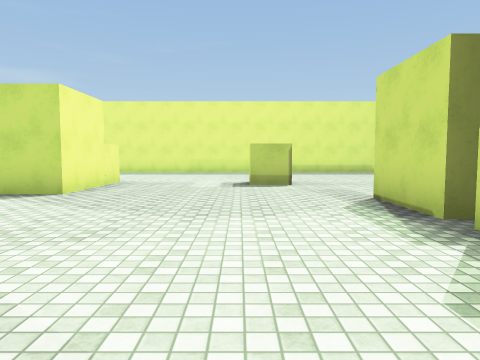
[1] (above)

20 first-person views from a walk through a 3-D level made in the Unity game engine. The camera is 1.4 m above the floor, tilts 4° down and sees 70° across. The floor is counted in squares, 2 m on a side. Each view is taken from the middle of a square. On the plan, view 1 faces up. The plan holds only what a view shows up to about 11 squares ahead; the rest is blank. Surface patterns are stand-ins for the level's own textures.

[2]
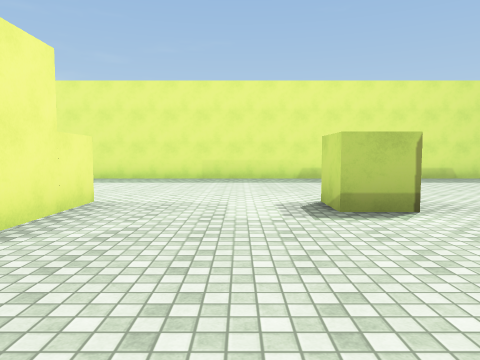

[3]
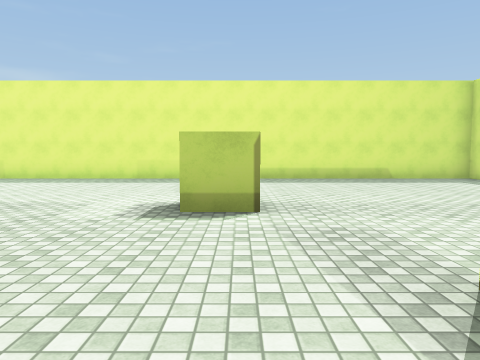

[4]
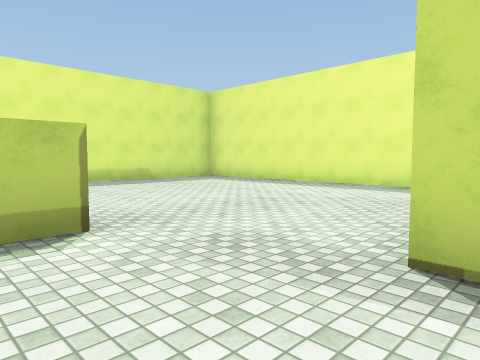

[5]
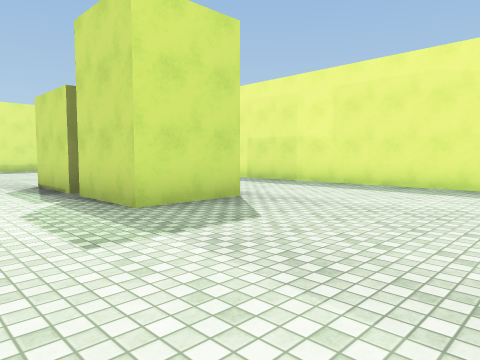

[6]
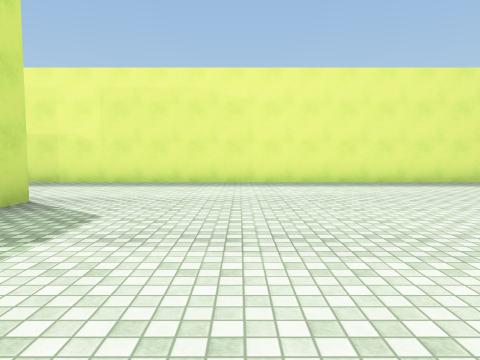

[7]
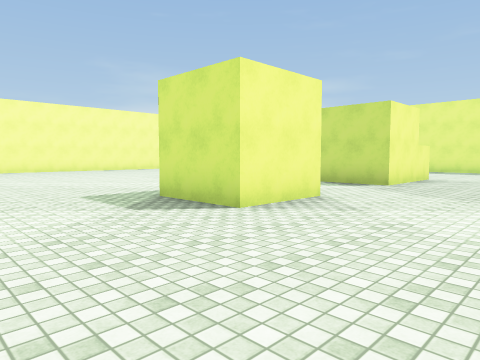

[8]
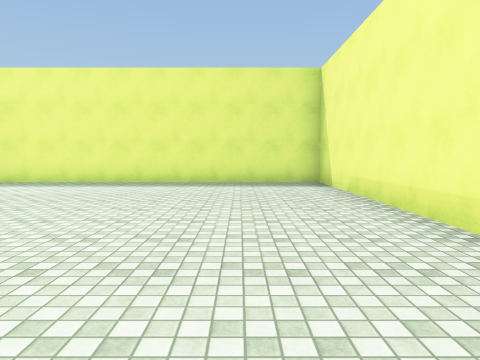

[9]
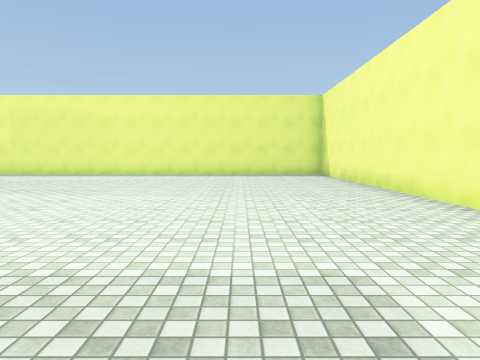

[10]
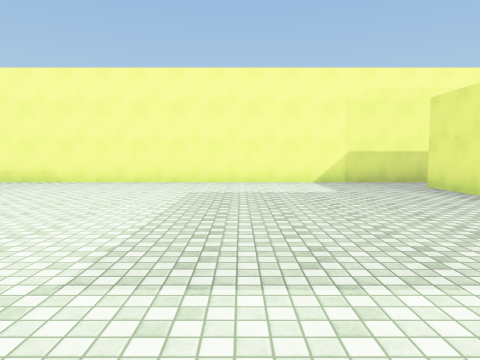

[11]
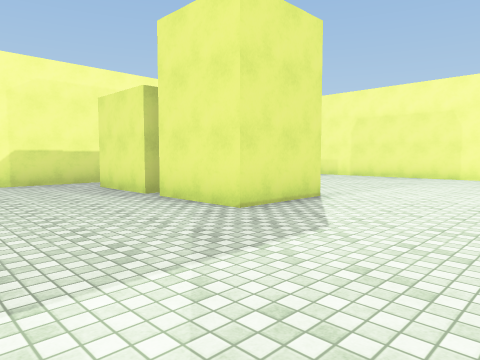

[12]
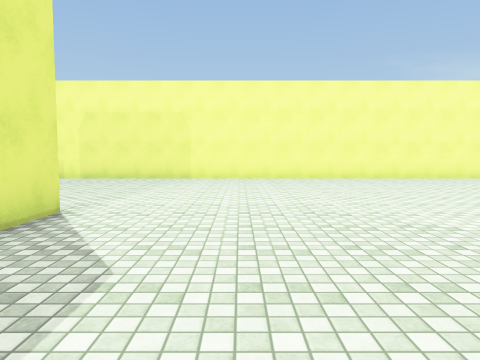

[13]
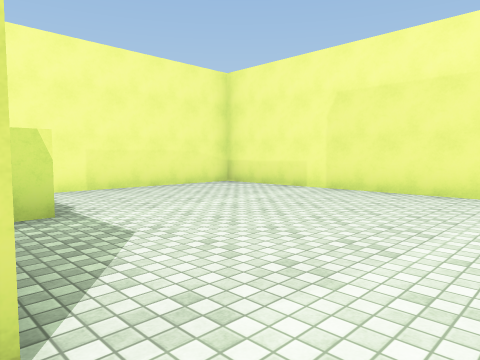

[14]
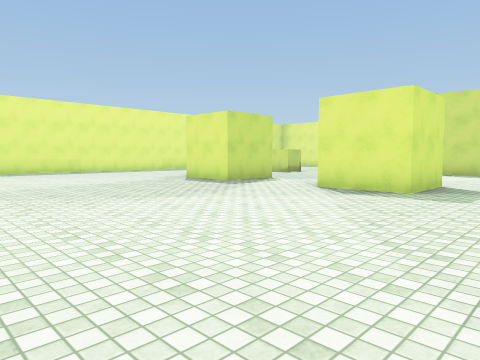

[15]
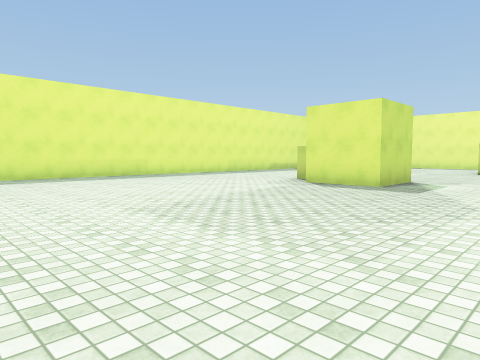

[16]
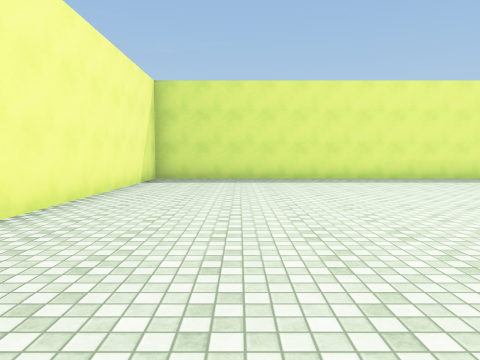

[17]
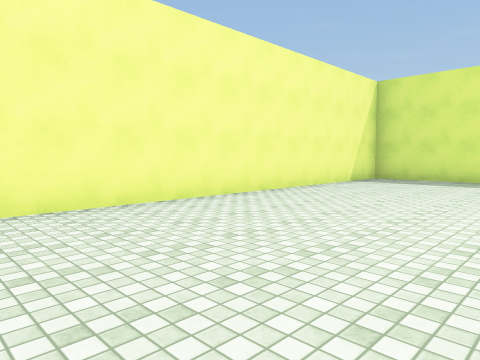

[18]
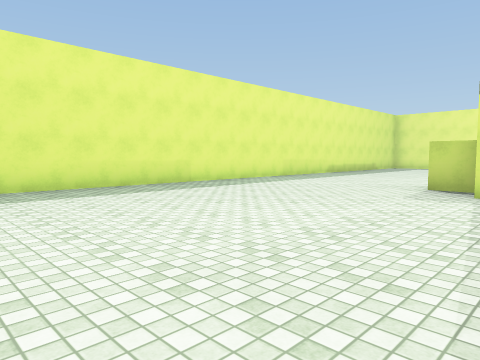

[19]
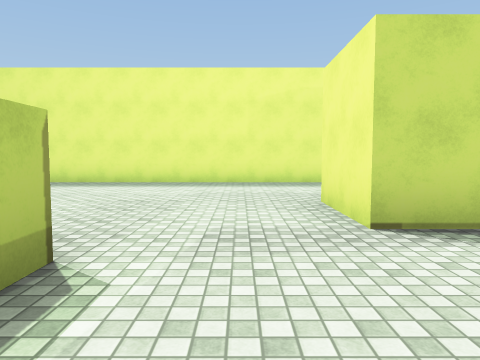

[20]
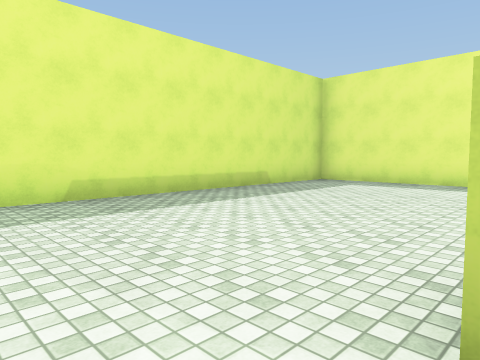

### Floor plan
Points are (right, up) in squares from view 1. A wall is a line through its corners. A room is listed if a view was taken in it or the views show most of it. See-through windows are left out.
Room 1 (views 1, 2, 3, 4, 5, 6, 7, 8, 9, 10, 11, 12, 13, 14, 15, 16, 17, 18, 19, 20)
walls: (-3.2, 3.2) (-3.2, 1.2) (-5.2, 1.2) (-5.2, 3.2); (2.3, 3.6) (2.3, 5.7) (4.2, 5.7); (-3.2, 8.2) (-3.2, 6.2) (-5.2, 6.2) (-5.2, 8.2); (4.2, 1.2) (2.3, 1.2) (2.3, 3.2); (-10.4, -4.2) (-8.3, -4.2) (-8.3, -6.2); (-8.3, -6.8) (-8.3, -8.8); (-9.1, -10.1) (8.1, -10.1) (8.1, 14.6) (-16.6, 14.6) (-16.6, -10.1) (-12, -10.1)
objects: yellow cube (-11, -8); yellow cube (-4, 9); yellow cube (1, 9)

Where each view was taken, in squares from view 1:
view 1: 0 up, 0 right, facing up
view 2: 4 up, 1 left, facing up
view 3: 4 up, 1 right, facing up
view 4: 5 up, 0 right, facing up-right
view 5: 3 down, 0 right, facing up-right
view 6: 2 down, 1 left, facing right
view 7: 2 down, 0 right, facing up-left
view 8: 8 down, 1 left, facing right
view 9: 7 down, 5 left, facing right
view 10: 1 down, 4 left, facing down
view 11: 1 down, 5 left, facing down-left
view 12: 2 down, 6 left, facing left
view 13: 3 down, 10 left, facing down-left
view 14: 1 down, 12 left, facing up-right
view 15: 3 up, 13 left, facing up-right
view 16: 4 up, 14 left, facing up
view 17: 4 up, 12 left, facing up-left
view 18: 7 up, 12 left, facing up-right
view 19: 7 up, 1 left, facing right
view 20: 9 up, 1 left, facing up-right
